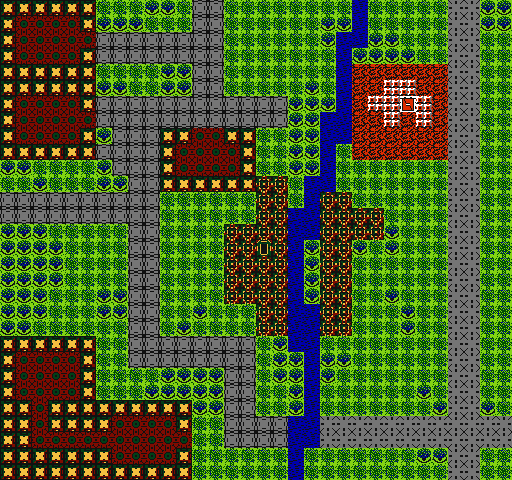

Rendered tile map (Tiled .tmx) drawn with the repository's tilesets; below, a short description and the map source with its tile grids summarised:
An orthogonal 32x30 tile map with 16x16 px tiles, 1 tile layer (tilemap), 1 hidden layer not drawn and 12 objects (10x npc, 2x transfer).

<map version="1.0" tiledversion="1.1.3" orientation="orthogonal" renderorder="right-down" width="32" height="30" tilewidth="16" tileheight="16" infinite="0" nextobjectid="13">
 <properties>
  <property name="background_tile" type="int" value="2" />
  <property name="bgm" value="town" />
  <property name="outer_map" value="field" />
  <property name="outer_map_x" type="int" value="10" />
  <property name="outer_map_y" type="int" value="20" />
 </properties>
 <tileset firstgid="1" source="tileset.tsx" />
 <layer name="tilemap" width="32" height="30" locked="1">
  <data>[960 cells, 960 non-empty, 12 distinct tile ids]</data>
 </layer>
 <layer name="collision" width="32" height="30" visible="0" locked="1">
  <data>[960 cells, 199 non-empty, 1 distinct tile ids]</data>
 </layer>
 <objectgroup name="object">
  <object id="1" name="arkcity" type="transfer" gid="242" x="400" y="112" width="16" height="16">
   <properties>
    <property name="transfer_map" value="arkcity" />
    <property name="transfer_x" type="int" value="41" />
    <property name="transfer_y" type="int" value="21" />
   </properties>
  </object>
  <object id="2" name="space_tower" type="transfer" gid="242" x="256" y="256" width="16" height="16">
   <properties>
    <property name="transfer_map" value="space_tower" />
    <property name="transfer_x" type="int" value="44" />
    <property name="transfer_y" type="int" value="4" />
   </properties>
  </object>
  <object id="3" name="oldman-1" type="npc" gid="241" x="224" y="32" width="16" height="16">
   <properties>
    <property name="animation" value="down" />
    <property name="message" value="mamusu/oldman-1" />
    <property name="sprite" value="oldman" />
    <property name="telepathy" value="mamusu/oldman/telepathy" />
   </properties>
  </object>
  <object id="4" name="oldman-2" type="npc" gid="241" x="208" y="48" width="16" height="16">
   <properties>
    <property name="animation" value="down" />
    <property name="message" value="mamusu/oldman-2" />
    <property name="sprite" value="oldman" />
    <property name="telepathy" value="mamusu/oldman/telepathy" />
   </properties>
  </object>
  <object id="5" name="oldman-3" type="npc" gid="241" x="32" y="272" width="16" height="16">
   <properties>
    <property name="animation" value="down" />
    <property name="message" value="mamusu/oldman-3" />
    <property name="sprite" value="oldman" />
    <property name="telepathy" value="mamusu/oldman-3/telepathy" />
   </properties>
  </object>
  <object id="6" name="oldman-4" type="npc" gid="241" x="448" y="448" width="16" height="16">
   <properties>
    <property name="animation" value="down" />
    <property name="message" value="mamusu/oldman-4" />
    <property name="sprite" value="oldman" />
    <property name="telepathy" value="mamusu/oldman-4/telepathy" />
   </properties>
  </object>
  <object id="7" name="female-1" type="npc" gid="241" x="272" y="432" width="16" height="16">
   <properties>
    <property name="animation" value="down" />
    <property name="message" value="mamusu/female-1" />
    <property name="sprite" value="female" />
    <property name="telepathy" value="mamusu/female-1/telepathy" />
   </properties>
  </object>
  <object id="8" name="shop-1" type="npc" gid="241" x="32" y="48" width="16" height="16">
   <properties>
    <property name="animation" value="down" />
    <property name="message" value="mamusu/shop-1" />
    <property name="sprite" value="shop" />
    <property name="telepathy" value="mamusu/shop-1/telepathy" />
   </properties>
  </object>
  <object id="9" name="shop-2" type="npc" gid="241" x="32" y="128" width="16" height="16">
   <properties>
    <property name="animation" value="down" />
    <property name="message" value="mamusu/shop-2" />
    <property name="sprite" value="shop" />
    <property name="telepathy" value="mamusu/shop-2/telepathy" />
   </properties>
  </object>
  <object id="10" name="doctor-1" type="npc" gid="241" x="208" y="176" width="16" height="16">
   <properties>
    <property name="animation" value="down" />
    <property name="message" value="mamusu/doctor-1" />
    <property name="sprite" value="doctor" />
    <property name="telepathy" value="mamusu/doctor-1/telepathy" />
   </properties>
  </object>
  <object id="11" name="healer-1" type="npc" gid="241" x="144" y="448" width="16" height="16">
   <properties>
    <property name="animation" value="down" />
    <property name="message" value="mamusu/healer-1" />
    <property name="sprite" value="female" />
    <property name="telepathy" value="mamusu/healer-1/telepathy" />
   </properties>
  </object>
  <object id="12" name="healer-2" type="npc" gid="241" x="32" y="384" width="16" height="16">
   <properties>
    <property name="animation" value="down" />
    <property name="message" value="mamusu/healer-2" />
    <property name="sprite" value="male" />
    <property name="telepathy" value="mamusu/healer-2/telepathy" />
   </properties>
  </object>
 </objectgroup>
</map>
